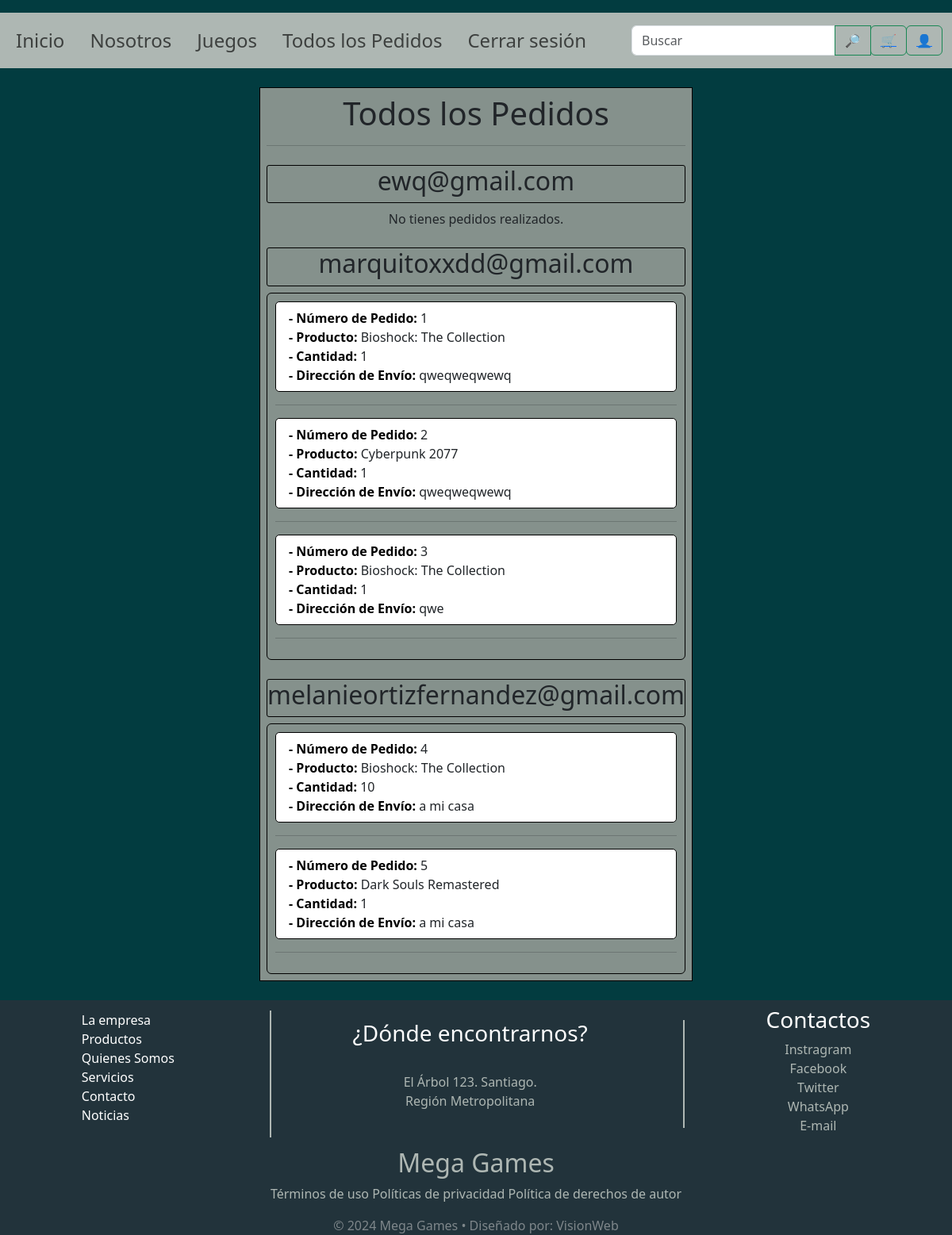
The page /todos-los-pedidos/ (signed in) on the database its author committed.
### ventas/models.py (models this page shows, shortened)
class Compra(models.Model):
    id_compra = models.AutoField(primary_key=True)
    usuario = models.ForeignKey(User, on_delete=models.CASCADE)
    videojuego = models.ForeignKey(Videojuego, on_delete=models.CASCADE)
    cantidad = models.IntegerField(default=0)
    direccion_envio = models.TextField()

class Videojuego(models.Model):
    id_producto = models.AutoField(primary_key=True)
    nom_juego = models.CharField(max_length=100)
    stock_juego = models.IntegerField()
    descripcion = models.TextField()
    image = models.ImageField(upload_to=get_image_path)
    precio = models.IntegerField()
    id_consola = models.ForeignKey(Consola, on_delete=models.CASCADE)

### ventas/views.py (the view)
# urls.py: path('todos-los-pedidos/', views.todos_los_pedidos, name='todos_los_pedidos'),
def todos_los_pedidos(request):
    if request.user.is_staff:
        usuarios=User.objects.filter(is_staff=False, is_superuser=False)
        pedidos_por_usuario = {}
        for usuario in usuarios:
            pedidos = Compra.objects.filter(usuario=usuario)
            pedidos_por_usuario[usuario] = pedidos
        context = {
            'pedidos_por_usuario': pedidos_por_usuario,
        }
        return render(request, 'todos_los_pedidos.html', context)
    else:
        return redirect('lista_inicio')

### ventas/templates/todos_los_pedidos.html
{% extends 'base.html' %}
{% block content %}
<div class="container">
    <section class="d-flex justify-content-center align-items-center col-lg-12" style="min-height: 100vh;">
        <div class="text-center mx-auto mb-4 mt-4 p-2" style="max-width: 800px; border: 1px solid black; background-color: rgb(133, 145, 140);">
            <h1>Todos los Pedidos</h1>
            <hr>
            {% if pedidos_por_usuario %}
                {% for usuario, pedidos in pedidos_por_usuario.items %}
                    <div class="mb-2 text-center mt-4" style="border: 1px solid black; border-radius: 3px;">
                        <h2>{{ usuario.username }}</h2>
                    </div>
                    {% if pedidos %}
                    <ul class="list-group col-sm-12 col-lg-12 col-xs-4 " style="text-align: left; border: 1px solid black; padding: 10px;">
                        {% for pedido in pedidos %}
                            <li class="list-group-item " style="border: 1px solid black; border-radius: 5px;">
                                <strong style="color: black;">- Número de Pedido:</strong> {{ pedido.id_compra }} <br>
                                <strong style="color: black;">- Producto:</strong> {{ pedido.videojuego.nom_juego }} <br>
                                <strong style="color: black;">- Cantidad:</strong> {{ pedido.cantidad }} <br>
                                <strong style="color: black;">- Dirección de Envío:</strong> {{ pedido.direccion_envio }}
                            </li>
                            <hr>
                        {% endfor %}
                    </ul>
            {% else %}
                <p>No tienes pedidos realizados.</p>
            {% endif %}
                {% endfor %}
            {% else %}
                <p class="text-center">No hay pedidos registrados.</p>
            {% endif %}
        </div>
    </section>
</div>
{% endblock %}

### pagina/static/pagina/css/styles.css (style rules this page uses)
html, body { height: 100%; background-color: #023C40; overflow-x: hidden; }

### rows shown on the page
Compra: id_compra "1", videojuego.nom_juego "Bioshock: The Collection", cantidad "1", direccion_envio "qweqweqwewq"
Compra: id_compra "2", videojuego.nom_juego "Cyberpunk 2077", cantidad "1", direccion_envio "qweqweqwewq"
Compra: id_compra "3", videojuego.nom_juego "Bioshock: The Collection", cantidad "1", direccion_envio "qwe"
Compra: id_compra "4", videojuego.nom_juego "Bioshock: The Collection", cantidad "10", direccion_envio "a mi casa"
Compra: id_compra "5", videojuego.nom_juego "Dark Souls Remastered", cantidad "1", direccion_envio "a mi casa"

### other values the page prints
{{ usuario.username }} "ewq@gmail.com"
{{ usuario.username }} "marquitoxxdd@gmail.com"
{{ usuario.username }} "melanieortizfernandez@gmail.com"
